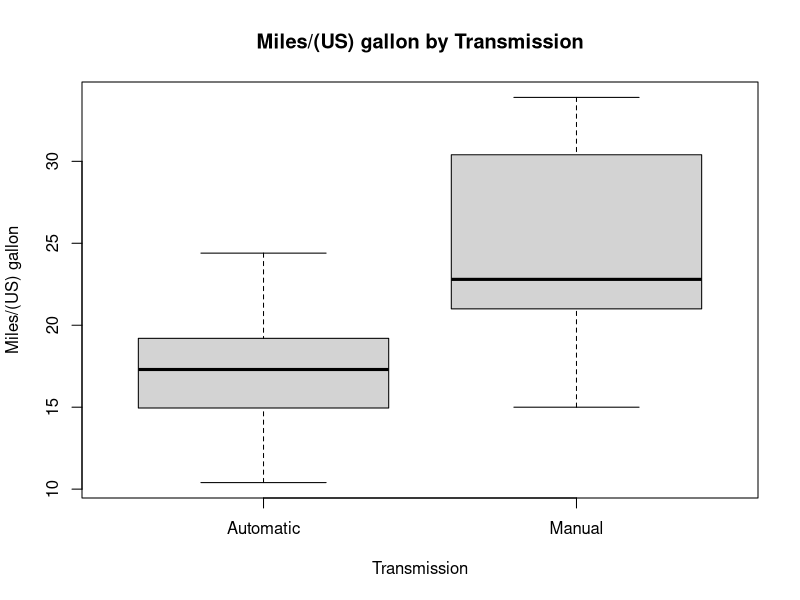
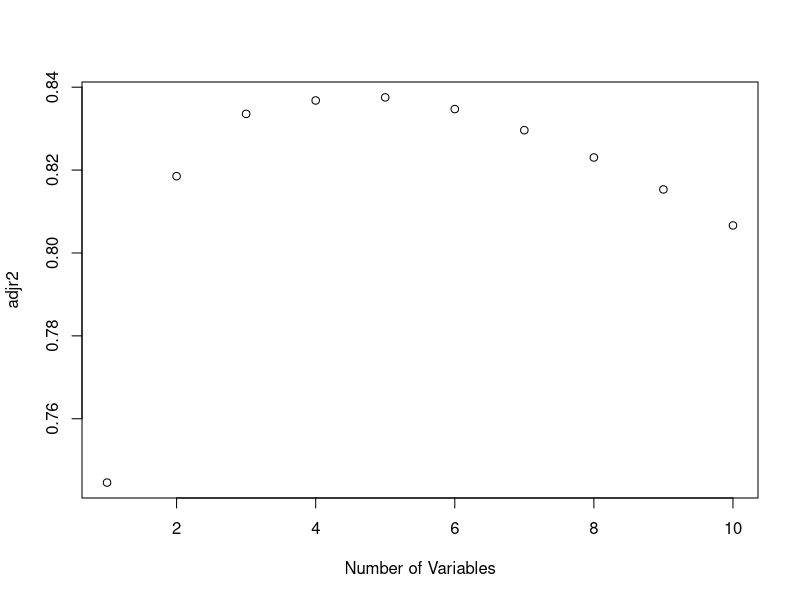
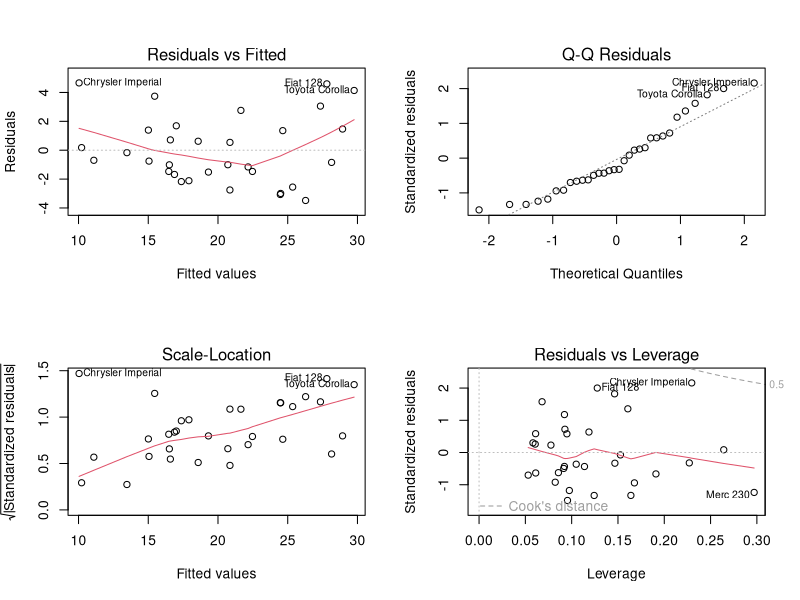

These charts were generated, in order, by the following R code:
## ---- chunk 1
data(mtcars)
mtcars$am <- factor(mtcars$am,labels=c("Automatic","Manual"))
with(mtcars,plot(am,mpg,xlab="Transmission",ylab="Miles/(US) gallon",main="Miles/(US) gallon by Transmission"))
groupmpg <- tapply(mtcars$mpg,mtcars$am,mean)
## ---- chunk 2
library(leaps)
regfit.full=regsubsets(mpg~.,data=mtcars, nvmax=10)
reg.summary=summary(regfit.full)
plot(reg.summary$adjr2,xlab="Number of Variables",ylab="adjr2")

## ---- chunk 3
fit1 <- lm(mpg~wt + qsec + am,data=mtcars)
## ---- chunk 4
par(mfrow=c(2,2))
plot(fit1)
